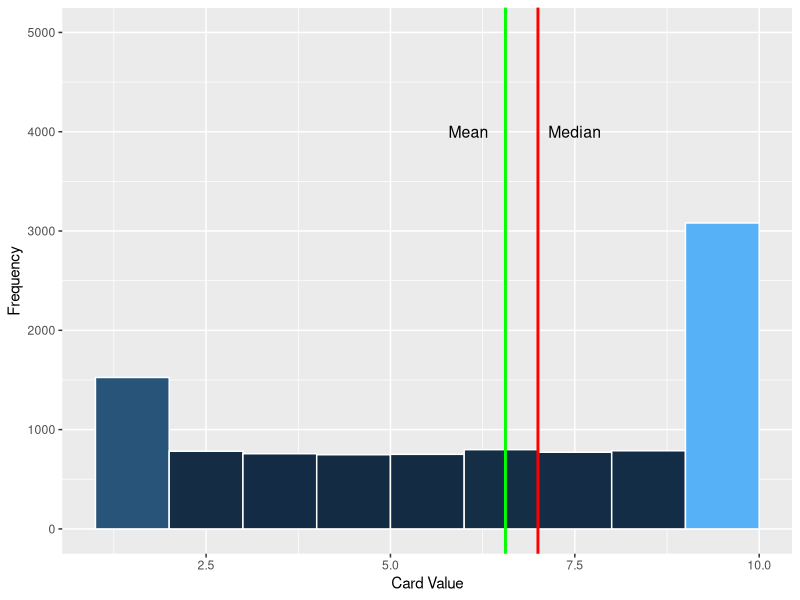
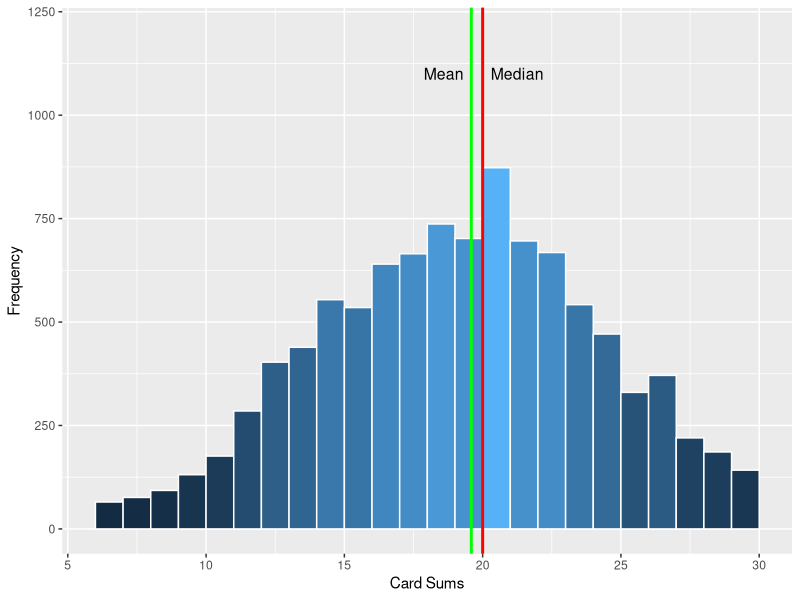

R code for these plots, in order:
## ---- chunk 1
values <- as.vector(read.csv('values.csv')[,2])
samples <- as.vector(read.csv('samples.csv')[,2])
options(warn=-1)

## ---- chunk 2
#plot histogram w/ mean and median
library(ggplot2)
ggplot() + 
  aes(x=values) + 
  geom_histogram(binwidth = 1, boundary = 2, color = 'white', aes(fill = ..count..)) +
  guides(fill=FALSE) +
  ylab('Frequency') + 
  xlab('Card Value') +
  ylim(0,5000) +
  geom_vline(aes(xintercept=mean(values)),
             color="green", size=1) + 
  geom_vline(aes(xintercept=median(values)),
             color="red", size=1) +
  geom_text(aes(x=mean(values)-0.5, label="Mean", y=4000), 
            colour="black", angle=0, size=4) +
  geom_text(aes(x=median(values)+0.5, label="Median", y=4000), 
            colour="black", angle=0, size=4)
## ---- chunk 3
#plot 2nd histogram w/ mean and median
ggplot() + 
  aes(x=samples) + 
  geom_histogram(binwidth = 1, boundary = 1, color = 'white', aes(fill = ..count..)) +
  guides(fill=FALSE) +
  ylab('Frequency') + 
  xlab('Card Sums') +
  ylim(0,1200) +
  geom_vline(aes(xintercept=mean(samples)),
             color="green", size=1) + 
  geom_vline(aes(xintercept=median(samples)),
             color="red", size=1) +
  geom_text(aes(x=mean(samples)-1, label="Mean", y=1100), 
            colour="black", angle=0, size=4) +
  geom_text(aes(x=median(samples)+1.25, label="Median", y=1100), 
            colour="black", angle=0, size=4)

## ---- chunk 4
(-1.645*sd(samples)) + mean(samples)
## ---- chunk 5
(1.645*sd(samples)) + mean(samples)
## ---- chunk 6
(20 - mean(samples)) / sd(samples)
